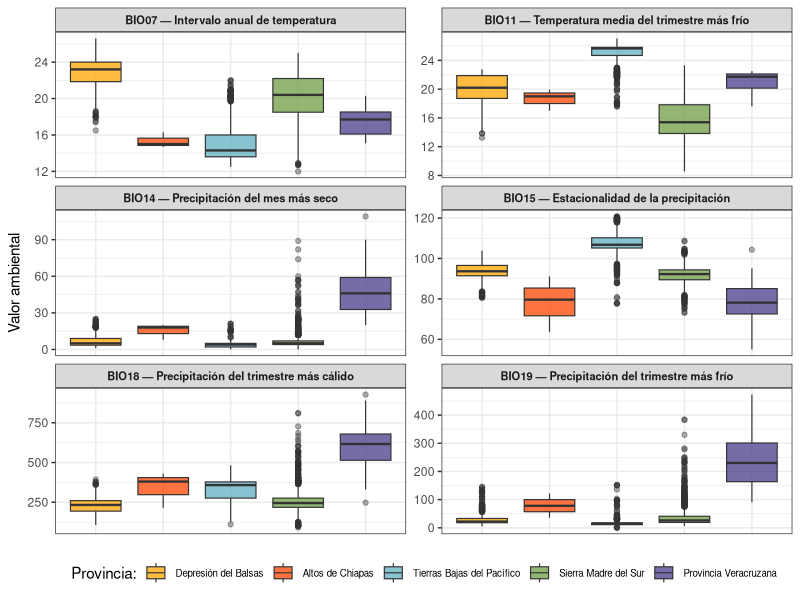
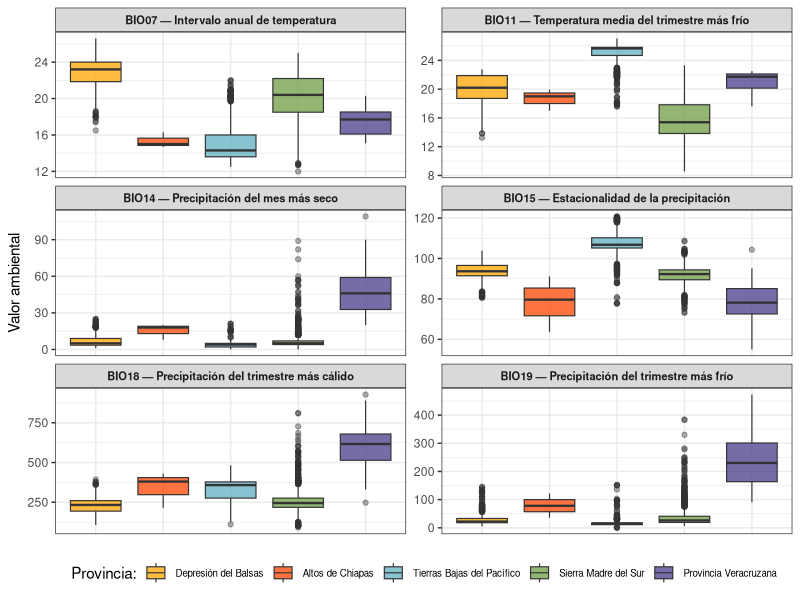
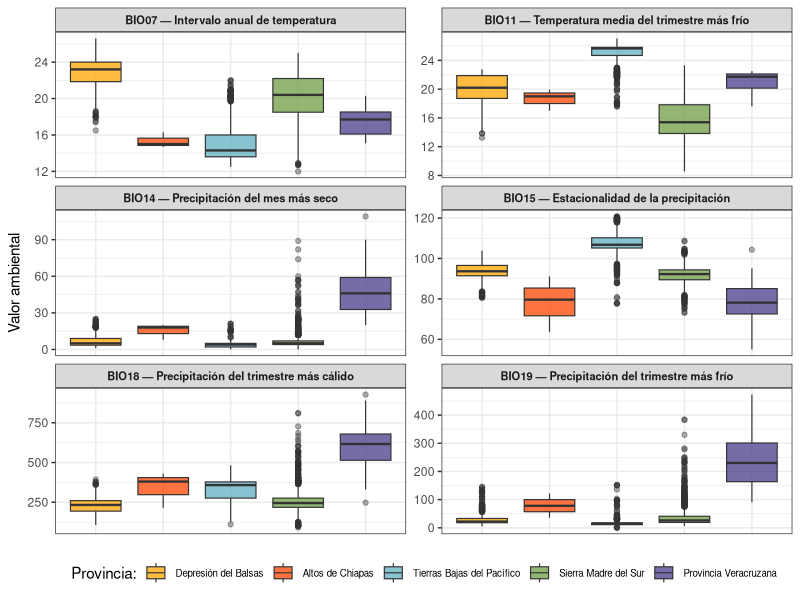

Write the R code that produced these figures, in order.
library(tidyr)
library(dplyr)
library(ggplot2)

## Loadings
loadigs <- read.csv("../results/Tables/From_Database_04-10-26/Loadings_PCA.csv")


## data
pca_results <- read.csv("../results/Tables/From_Database_04-10-26/PCA_results_all.csv")

# Las cinco variables con mayor variación acumulada del PC1 y PC2 según la tabla de loadings
variables_boxplot <- c(
  "bio_18",
  "bio_19",
  "bio_14",
  "bio_15",
  "bio_07",
  "bio_11"
)

boxplot_data <- pca_results %>%
  select(
    Province,
    all_of(variables_boxplot)
  ) %>%
  pivot_longer(
    cols = all_of(variables_boxplot),
    names_to = "Variable",
    values_to = "Value"
  )

boxplot_data <- boxplot_data %>%
  mutate(
    Variable = gsub(
      "bio_",
      "BIO",
      Variable
    )
  )


variable_labels <- c(
  "BIO18" = "BIO18 — Precipitación del trimestre más cálido",
  "BIO19" = "BIO19 — Precipitación del trimestre más frío",
  "BIO14" = "BIO14 — Precipitación del mes más seco",
  "BIO15" = "BIO15 — Estacionalidad de la precipitación",
  "BIO07" = "BIO07 — Intervalo anual de temperatura", 
  "BIO11" = "BIO11 — Temperatura media del trimestre más frío"
)

boxplot_data <- boxplot_data %>%
  mutate(
    Variable = recode(
      Variable,
      !!!variable_labels
    )
  )

## boxplot
ggplot(
  boxplot_data,
  aes(
    x = Province,
    y = Value,
    fill = Province
  )
) +
  
  geom_boxplot(
    alpha = 0.75,
    outlier.alpha = 0.4,
    linewidth = 0.4
  ) +
  
  facet_wrap(
    ~ Variable,
    scales = "free_y",
    ncol = 2
  ) +
  
  scale_fill_manual(
    values = c(
      "Sierra Madre del Sur province" = "#6f9e43",
      "Balsas Basin province" = "#FFA500",
      "Pacific Lowlands province" = "#5fafc0",
      "Veracruzan province" = "#483D8B",
      "Chiapas Highlands province" = "#FF4500"
    ),
    labels = c(
      "Sierra Madre del Sur province" = "Sierra Madre del Sur",
      "Balsas Basin province" = "Depresión del Balsas",
      "Pacific Lowlands province" = "Tierras Bajas del Pacífico",
      "Veracruzan province" = "Provincia Veracruzana",
      "Chiapas Highlands province" = "Altos de Chiapas"
    )
  ) +
  
  theme_bw() +
  
  labs(
    x = NULL,
    y = "Valor ambiental",
    fill = "Provincia:"
  ) +
  
  theme(
    axis.text.x = element_blank(),
    axis.ticks.x = element_blank(),
    strip.text = element_text(
      face = "bold",
      size = 8
    ),
    legend.position = "bottom",
    legend.text = element_text(size = 7)
  )
ggsave(
  "../results/figures/from_database-04-10-26/Boxplot_provincias.png",
  plot = last_plot(),
  width = 9,
  height = 6,
  dpi = 600
)

ggsave(
  "../results/figures/from_database-04-10-26/Boxplot_provincias.pdf",
  plot = last_plot(),
  width = 9,
  height = 6,
  dpi = 600
)


#### tabla de datos
summary_env <- boxplot_data %>%
  group_by(Province, Variable) %>%
  summarise(
    n = sum(!is.na(Value)),
    Q1 = quantile(Value, 0.25, na.rm = TRUE),
    Mediana = median(Value, na.rm = TRUE),
    Q3 = quantile(Value, 0.75, na.rm = TRUE),
    IQR = IQR(Value, na.rm = TRUE),
    Min = min(Value, na.rm = TRUE),
    Max = max(Value, na.rm = TRUE),
    .groups = "drop"
  )

write.csv(
  summary_env,
  "../results/Tables/From_Database_04-10-26/Summary_environmental_variables.csv",
  row.names = FALSE
)
